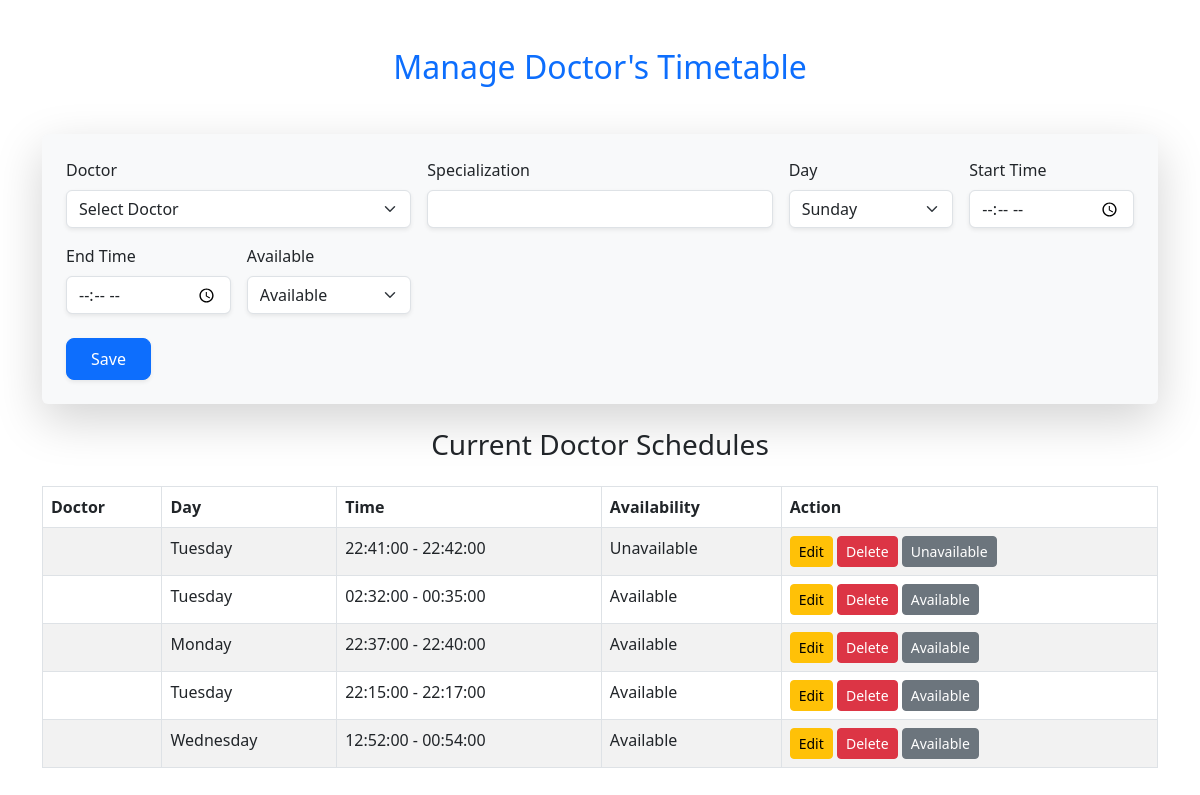
Page /manage_schedule.php on the committed database.
### tables this page shows
CREATE TABLE IF NOT EXISTS `doctor_schedule` (
  `id` int NOT NULL AUTO_INCREMENT,
  `doctor_id` int DEFAULT NULL,
  `day` enum('Sunday','Monday','Tuesday','Wednesday','Thursday','Friday','Saturday') DEFAULT NULL,
  `start_time` time DEFAULT NULL,
  `end_time` time DEFAULT NULL,
  `availability` tinyint(1) DEFAULT NULL,
  PRIMARY KEY (`id`),
  KEY `doctor_id` (`doctor_id`)
);

### manage_schedule.php (the view, shortened to what this page needs)
<?php
include 'db_connect.php';
$doctor_id = $day = $start_time = $end_time = $availability = '';
?>
<!DOCTYPE html>
<html lang="en">
<head>
    <link href="https://cdn.jsdelivr.net/npm/bootstrap@5.3.0-alpha1/dist/css/bootstrap.min.css" rel="stylesheet">
</head>
<body>
<section>
  <div class="container my-5">
    <h2 class="text-center mb-5 text-primary">Manage Doctor's Timetable</h2>
    <form id="schedule-form" method="POST" action="manage_schedule.php" class="shadow-lg p-4 rounded bg-light">
      <div class="row g-3">
        <div class="col-md-4">
          <label for="doctor" class="form-label">Doctor</label>
          <select name="doctor_id" id="doctor" class="form-select shadow-sm" onchange="fetchSpecialization()">
            <option value="">Select Doctor</option>
          </select>
        </div>
        <div class="col-md-4">
          <label for="specialization" class="form-label">Specialization</label>
          <input type="text" name="specialization" id="specialization" class="form-control shadow-sm" readonly>
        </div>
        <div class="col-md-2">
          <label for="day" class="form-label">Day</label>
          <select name="day" id="day" class="form-select shadow-sm">
            <option value="Sunday" <?php echo $day == 'Sunday' ? 'selected' : ''; ?>>Sunday</option>
          </select>
        </div>
        <div class="col-md-2">
          <label for="start_time" class="form-label">Start Time</label>
          <input type="time" name="start_time" id="start_time" class="form-control shadow-sm" value="<?php echo $start_time; ?>" required>
        </div>
        <div class="col-md-2">
          <label for="end_time" class="form-label">End Time</label>
          <input type="time" name="end_time" id="end_time" class="form-control shadow-sm" value="<?php echo $end_time; ?>" required>
        </div>
        <div class="col-md-2">
          <label for="availability" class="form-label">Available</label>
          <select name="availability" id="availability" class="form-select shadow-sm">
            <option value="1" <?php echo $availability == 1 ? 'selected' : ''; ?>>Available</option>
          </select>
        </div>
      </div>
      <button type="submit" class="btn btn-primary mt-4 px-4 py-2 rounded-3 shadow-sm">Save</button>
    </form>
    <h3 class="text-center my-4">Current Doctor Schedules</h3>
    <table class="table table-bordered table-striped table-hover">
      <thead>
        <tr>
          <th>Doctor</th>
          <th>Day</th>
          <th>Time</th>
          <th>Availability</th>
          <th>Action</th>
        </tr>
      </thead>
      <tbody>
        <?php
        $result = $conn->query("SELECT * FROM doctor_schedule");
        while ($row = $result->fetch_assoc()) {
            $doctor_result = $conn->query("SELECT name FROM doctors WHERE id = " . $row['doctor_id']);
            $doctor = $doctor_result->fetch_assoc();
            $availability = $row['availability'] == 1 ? 'Available' : 'Unavailable';
            echo "
            <tr>
              <td>{$doctor['name']}</td>
              <td>{$row['day']}</td>
              <td>{$row['start_time']} - {$row['end_time']}</td>
              <td>{$availability}</td>
              <td>
                <a href='manage_schedule.php?id={$row['id']}' class='btn btn-warning btn-sm'>Edit</a>
                <a href='manage_schedule.php?delete={$row['id']}' class='btn btn-danger btn-sm' onclick='return confirm(\"Are you sure you want to delete this schedule?\")'>Delete</a>
                <a href='manage_schedule.php?toggle_availability={$row['id']}' class='btn btn-secondary btn-sm'>{$availability}</a>
              </td>
            </tr>";
        }
        ?>
      </tbody>
    </table>
  </div>
</section>
</body>
</html>

### rows in the picture
doctor_schedule: day "Tuesday", start_time "22:41:00", end_time "22:42:00", availability "Unavailable"
doctor_schedule: day "Tuesday", start_time "02:32:00", end_time "00:35:00", availability "Available"
doctor_schedule: day "Monday", start_time "22:37:00", end_time "22:40:00", availability "Available"
doctor_schedule: day "Tuesday", start_time "22:15:00", end_time "22:17:00", availability "Available"
doctor_schedule: day "Wednesday", start_time "12:52:00", end_time "00:54:00", availability "Available"
